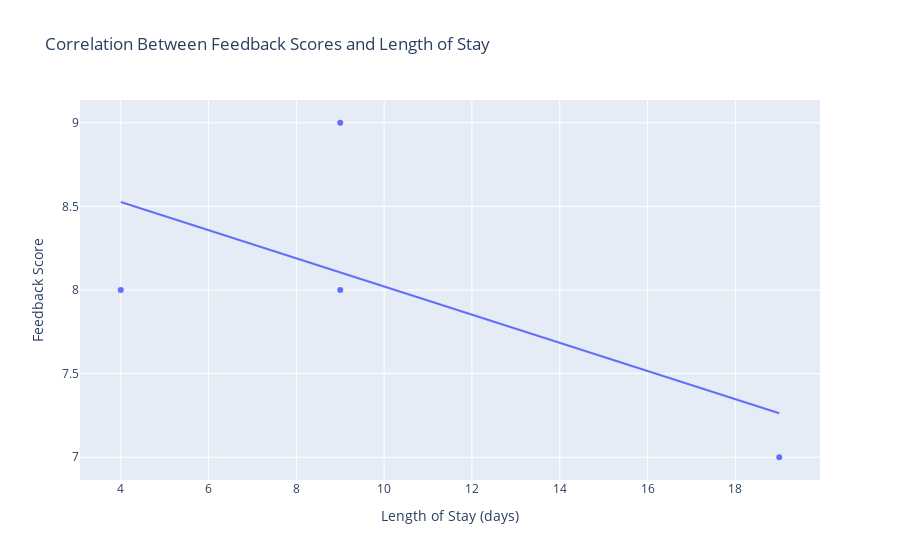

Here is the notebook cell this chart was saved with:
### Code cell
# 5. Correlation between feedback score and length of stay in Matplotlib scatter plot
plt.figure(figsize=(10, 6))
plt.scatter(df['Length_of_Stay'], df['Feedback'])
plt.title('Correlation Between Feedback Scores and Length of Stay')
plt.xlabel('Length of Stay (days)')
plt.ylabel('Feedback Score')
plt.show()

# Plotly scatter plot
fig5 = px.scatter(df, x='Length_of_Stay', y='Feedback', trendline='ols', title='Correlation Between Feedback Scores and Length of Stay')
fig5.update_layout(xaxis_title='Length of Stay (days)', yaxis_title='Feedback Score')
fig5.show()

### Figure 1 — Plotly figure (JSON) as saved in the notebook; plotly's stock layout.template omitted (floating-point values rounded to 4 significant figures)
{"data": [{"hovertemplate": "Length_of_Stay=%{x}<br>Feedback=%{y}<extra></extra>", "legendgroup": "", "marker": {"color": "#636efa", "symbol": "circle"}, "mode": "markers", "name": "", "orientation": "v", "showlegend": false, "type": "scatter", "x": [4, 9, 19, 9], "xaxis": "x", "y": [8, 9, 7, 8], "yaxis": "y"}, {"hovertemplate": "<b>OLS trendline</b><br>Feedback = -0.0842105 * Length_of_Stay + 8.86316<br>R<sup>2</sup>=0.421053<br><br>Length_of_Stay=%{x}<br>Feedback=%{y} <b>(trend)</b><extra></extra>", "legendgroup": "", "marker": {"color": "#636efa", "symbol": "circle"}, "mode": "lines", "name": "", "showlegend": false, "type": "scatter", "x": [4, 9, 9, 19], "xaxis": "x", "y": [8.526, 8.105, 8.105, 7.263], "yaxis": "y"}], "layout": {"autosize": true, "legend": {"tracegroupgap": 0}, "title": {"text": "Correlation Between Feedback Scores and Length of Stay"}, "xaxis": {"anchor": "y", "autorange": true, "domain": [0, 1], "range": [3.092, 19.91], "title": {"text": "Length of Stay (days)"}, "type": "linear"}, "yaxis": {"anchor": "x", "autorange": true, "domain": [0, 1], "range": [6.835, 9.165], "title": {"text": "Feedback Score"}, "type": "linear"}}}
